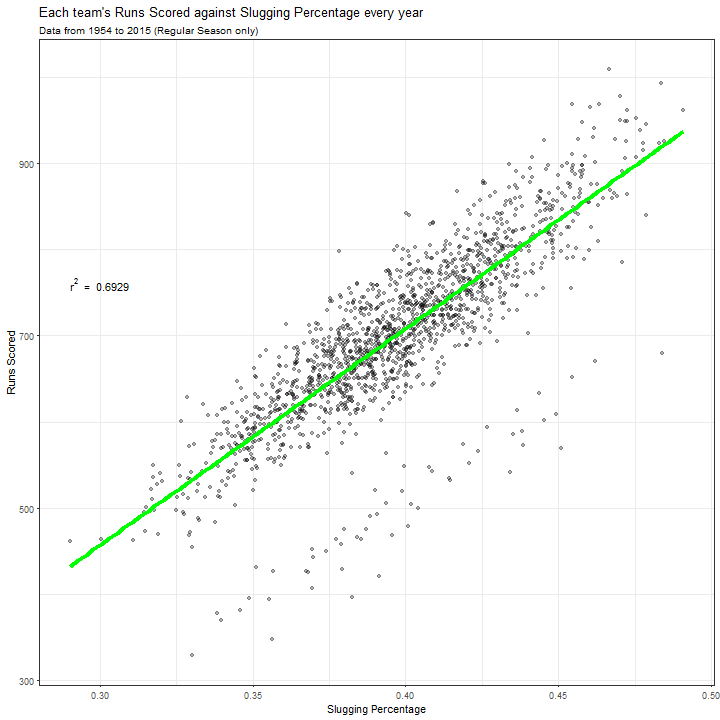

Write R code to recreate this figure.
library(Lahman)
library(tidyr)
library(dplyr)
library(ggplot2)

# Data from Lahman package
data("Teams")
data("Batting")

# HBP recorded from 1884, SF recorded from 1954
hbp_sf <- Batting %>% 
    group_by(yearID, lgID, teamID) %>% 
    summarise(HBP = sum(HBP, na.rm = TRUE),
              SF = sum(SF, na.rm = TRUE))

teams_batting <- Teams %>% 
    filter(yearID >= 1954) %>% 
    select(yearID:L, R:CS, name) %>%                            
    left_join(hbp_sf, by = c("yearID", "lgID", "teamID")) %>%   # insert tallied HBP and SF
    droplevels() %>%                                            # drop unused levels
    group_by(yearID, lgID, teamID) %>% 
    mutate(BA = H/AB,
           OBP = (H + BB + HBP)/(AB + BB + HBP + SF),
           SLG = (H + X2B + 2*X3B + 3*HR)/AB)

# create a linear model and obtain the R-squared coefficient
# store the R-squared
slg_model <- lm(R ~ SLG, data = teams_batting)
slg_rsq <- substitute(r^2~~"="~~rsq, 
                      list(rsq = format(summary(slg_model)$r.squared, 
                                        digits = 4))) %>% 
    as.expression() %>% 
    as.character()

# plot Runs against On Base Percentage with R-squared coefficient
png("RunsSLG.png", width = 720, height = 720)  
ggplot(teams_batting, aes(x = SLG, y = R)) +
    geom_point(alpha = 0.3) +
    geom_smooth(method = "lm", col = "green", size = 1.5, se = FALSE) +
    annotate("text", x = quantile(teams_batting$SLG)[1], 
             y = quantile(teams_batting$R)[4], 
             hjust = 0, label = slg_rsq, parse = TRUE) +
    labs(x = "Slugging Percentage", y = "Runs Scored") +
    labs(title = "Each team's Runs Scored against Slugging Percentage every year", 
         subtitle = "Data from 1954 to 2015 (Regular Season only)", 
         x = "Slugging Percentage", y = "Runs Scored") +
    theme_bw()
dev.off()